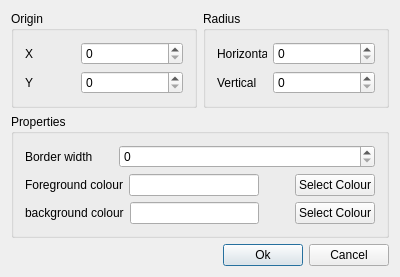
<?xml version="1.0" encoding="UTF-8"?>
<ui version="4.0">
 <class>EditEllipse</class>
 <widget class="QWidget" name="EditEllipse">
  <property name="geometry">
   <rect>
    <x>0</x>
    <y>0</y>
    <width>400</width>
    <height>269</height>
   </rect>
  </property>
  <property name="windowTitle">
   <string>Edit Ellipse - %1</string>
  </property>
  <layout class="QVBoxLayout" name="verticalLayout_4">
   <item>
    <layout class="QHBoxLayout" name="horizontalLayout_9">
     <item>
      <widget class="QGroupBox" name="groupBox">
       <property name="title">
        <string>Origin</string>
       </property>
       <layout class="QVBoxLayout" name="verticalLayout">
        <item>
         <layout class="QHBoxLayout" name="horizontalLayout">
          <item>
           <widget class="QLabel" name="label">
            <property name="minimumSize">
             <size>
              <width>50</width>
              <height>0</height>
             </size>
            </property>
            <property name="maximumSize">
             <size>
              <width>50</width>
              <height>16777215</height>
             </size>
            </property>
            <property name="text">
             <string>X</string>
            </property>
           </widget>
          </item>
          <item>
           <widget class="QSpinBox" name="originX"/>
          </item>
         </layout>
        </item>
        <item>
         <layout class="QHBoxLayout" name="horizontalLayout_2">
          <item>
           <widget class="QLabel" name="label_2">
            <property name="minimumSize">
             <size>
              <width>50</width>
              <height>0</height>
             </size>
            </property>
            <property name="maximumSize">
             <size>
              <width>50</width>
              <height>16777215</height>
             </size>
            </property>
            <property name="text">
             <string>Y</string>
            </property>
           </widget>
          </item>
          <item>
           <widget class="QSpinBox" name="originY"/>
          </item>
         </layout>
        </item>
       </layout>
      </widget>
     </item>
     <item>
      <widget class="QGroupBox" name="groupBox_3">
       <property name="title">
        <string>Radius</string>
       </property>
       <layout class="QVBoxLayout" name="verticalLayout_2">
        <item>
         <layout class="QHBoxLayout" name="horizontalLayout_4">
          <item>
           <widget class="QLabel" name="label_3">
            <property name="minimumSize">
             <size>
              <width>50</width>
              <height>0</height>
             </size>
            </property>
            <property name="maximumSize">
             <size>
              <width>50</width>
              <height>16777215</height>
             </size>
            </property>
            <property name="text">
             <string>Horizontal</string>
            </property>
           </widget>
          </item>
          <item>
           <widget class="QSpinBox" name="radX"/>
          </item>
         </layout>
        </item>
        <item>
         <layout class="QHBoxLayout" name="horizontalLayout_5">
          <item>
           <widget class="QLabel" name="label_4">
            <property name="minimumSize">
             <size>
              <width>50</width>
              <height>0</height>
             </size>
            </property>
            <property name="maximumSize">
             <size>
              <width>50</width>
              <height>16777215</height>
             </size>
            </property>
            <property name="text">
             <string>Vertical</string>
            </property>
           </widget>
          </item>
          <item>
           <widget class="QSpinBox" name="radY"/>
          </item>
         </layout>
        </item>
       </layout>
      </widget>
     </item>
    </layout>
   </item>
   <item>
    <widget class="QGroupBox" name="groupBox_2">
     <property name="title">
      <string>Properties</string>
     </property>
     <layout class="QVBoxLayout" name="verticalLayout_3">
      <item>
       <layout class="QHBoxLayout" name="horizontalLayout_6">
        <item>
         <widget class="QLabel" name="label_5">
          <property name="maximumSize">
           <size>
            <width>88</width>
            <height>16777215</height>
           </size>
          </property>
          <property name="text">
           <string>Border width</string>
          </property>
         </widget>
        </item>
        <item>
         <widget class="QSpinBox" name="borderWidth"/>
        </item>
       </layout>
      </item>
      <item>
       <layout class="QHBoxLayout" name="horizontalLayout_7">
        <item>
         <widget class="QLabel" name="label_6">
          <property name="text">
           <string>Foreground colour</string>
          </property>
         </widget>
        </item>
        <item>
         <widget class="QLineEdit" name="clHexForeground"/>
        </item>
        <item>
         <widget class="QLabel" name="colForegroundPreview">
          <property name="minimumSize">
           <size>
            <width>24</width>
            <height>0</height>
           </size>
          </property>
          <property name="maximumSize">
           <size>
            <width>24</width>
            <height>16777215</height>
           </size>
          </property>
          <property name="text">
           <string/>
          </property>
         </widget>
        </item>
        <item>
         <widget class="QPushButton" name="selectForegroundColour">
          <property name="text">
           <string>Select Colour</string>
          </property>
         </widget>
        </item>
       </layout>
      </item>
      <item>
       <layout class="QHBoxLayout" name="horizontalLayout_8">
        <item>
         <widget class="QLabel" name="label_7">
          <property name="text">
           <string>background colour</string>
          </property>
         </widget>
        </item>
        <item>
         <widget class="QLineEdit" name="clHexBackground"/>
        </item>
        <item>
         <widget class="QLabel" name="colBackgroundPreview">
          <property name="minimumSize">
           <size>
            <width>24</width>
            <height>0</height>
           </size>
          </property>
          <property name="maximumSize">
           <size>
            <width>24</width>
            <height>16777215</height>
           </size>
          </property>
          <property name="text">
           <string/>
          </property>
         </widget>
        </item>
        <item>
         <widget class="QPushButton" name="selectBackgroundColour">
          <property name="text">
           <string>Select Colour</string>
          </property>
         </widget>
        </item>
       </layout>
      </item>
     </layout>
    </widget>
   </item>
   <item>
    <spacer name="verticalSpacer">
     <property name="orientation">
      <enum>Qt::Vertical</enum>
     </property>
     <property name="sizeHint" stdset="0">
      <size>
       <width>20</width>
       <height>3</height>
      </size>
     </property>
    </spacer>
   </item>
   <item>
    <layout class="QHBoxLayout" name="horizontalLayout_3">
     <item>
      <spacer name="horizontalSpacer">
       <property name="orientation">
        <enum>Qt::Horizontal</enum>
       </property>
       <property name="sizeHint" stdset="0">
        <size>
         <width>40</width>
         <height>20</height>
        </size>
       </property>
      </spacer>
     </item>
     <item>
      <widget class="QPushButton" name="btnOk">
       <property name="text">
        <string>Ok</string>
       </property>
       <property name="default">
        <bool>true</bool>
       </property>
      </widget>
     </item>
     <item>
      <widget class="QPushButton" name="btnCancel">
       <property name="text">
        <string>Cancel</string>
       </property>
      </widget>
     </item>
    </layout>
   </item>
  </layout>
 </widget>
 <layoutdefault spacing="6" margin="11"/>
 <resources/>
 <connections/>
</ui>
